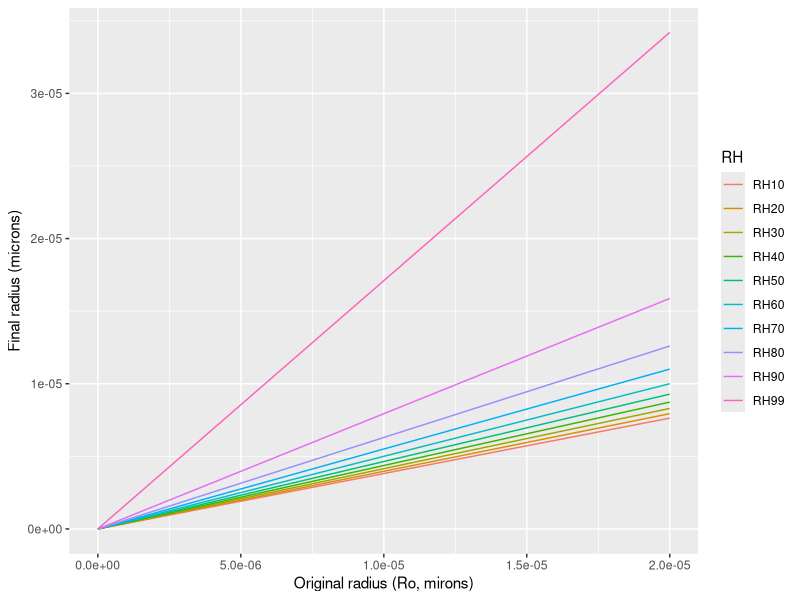

Reproduce this figure in R.
## ---- chunk 1
library(tidyverse)
#final droplet size
R <- function(Ro,phi=0.05,RH=0.5){
  Ro*(phi/(1-RH))^(1/3)
}

Ro <- (seq(0,20,0.1))/1e6

tibble(Ro=Ro)%>%
  mutate(
         RH10=R(Ro=Ro,RH=0.1),
         RH20=R(Ro=Ro,RH=0.2),
         RH30=R(Ro=Ro,RH=0.3),
         RH40=R(Ro=Ro,RH=0.4),
         RH50=R(Ro=Ro,RH=0.5),
         RH60=R(Ro=Ro,RH=0.6),
       RH70=R(Ro=Ro,RH=0.7),
       RH80=R(Ro=Ro,RH=0.8),
         RH90=R(Ro=Ro,RH=0.9),
       RH99=R(Ro=Ro,RH=0.99)
         )%>%
  pivot_longer(cols=RH10:RH99,names_to="RH",values_to="R")%>%
  ggplot(aes(Ro,R,col=RH))+geom_line()+ylab("Final radius (microns)")+xlab("Original radius (Ro, mirons)")

